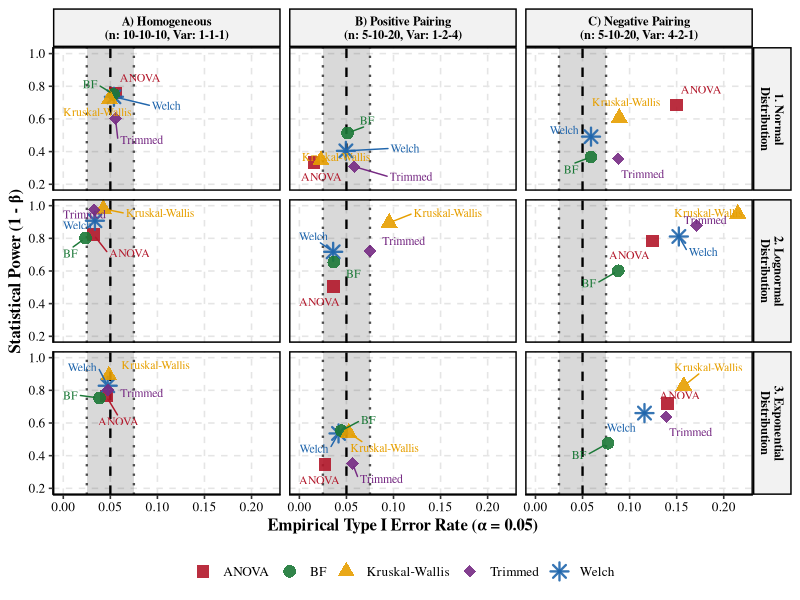

Source code (R):
# ==============================================================================
# FIGURE 1: 3x3 MATRIX PLOT FOR SIZE-POWER TRADE-OFF
# ==============================================================================

library(ggplot2)
library(ggrepel)

# Master Data Frame combining all data (with English Titles)
df_multi <- data.frame(
  Test = rep(rep(c("ANOVA", "Welch", "BF", "Kruskal-Wallis", "Trimmed"), 3), 3),
  
  # Distributions (Rows) - Long texts split into two lines with \n
  Distribution = factor(rep(c("1. Normal\nDistribution", 
                              "2. Lognormal\nDistribution", 
                              "3. Exponential\nDistribution"), each = 15)),
  
  # Scenarios (Columns)
  Scenario = factor(rep(rep(c("A) Homogeneous\n(n: 10-10-10, Var: 1-1-1)", 
                              "B) Positive Pairing\n(n: 5-10-20, Var: 1-2-4)", 
                              "C) Negative Pairing\n(n: 5-10-20, Var: 4-2-1)"), each = 5), 3)),
  
  Type1_Error = c(
    # --- NORMAL DISTRIBUTION ---
    0.0558, 0.0538, 0.0535, 0.0492, 0.0554,  # A (Homogeneous)
    0.0156, 0.0494, 0.0512, 0.0229, 0.0583,  # B (Positive Pairing)
    0.1501, 0.0590, 0.0589, 0.0890, 0.0879,  # C (Negative Pairing)
    
    # --- LOGNORMAL DISTRIBUTION ---
    0.0320, 0.0336, 0.0235, 0.0425, 0.0330,  # A (Homogeneous)
    0.0359, 0.0359, 0.0366, 0.0954, 0.0749,  # B (Positive Pairing)
    0.1241, 0.1523, 0.0879, 0.2150, 0.1712,  # C (Negative Pairing)
    
    # --- EXPONENTIAL DISTRIBUTION ---
    0.0456, 0.0472, 0.0384, 0.0485, 0.0476,  # A (Homogeneous)
    0.0271, 0.0416, 0.0445, 0.0523, 0.0565,  # B (Positive Pairing)
    0.1402, 0.1158, 0.0770, 0.1576, 0.1389   # C (Negative Pairing)
  ),
  
  Power = c(
    # --- NORMAL DISTRIBUTION ---
    0.7581, 0.7357, 0.7503, 0.7228, 0.6036,
    0.3342, 0.4046, 0.5141, 0.3476, 0.3081,
    0.6855, 0.4916, 0.3669, 0.6074, 0.3567,
    
    # --- LOGNORMAL DISTRIBUTION ---
    0.8232, 0.9077, 0.8019, 0.9803, 0.9743,
    0.5064, 0.7174, 0.6541, 0.8952, 0.7211,
    0.7834, 0.8112, 0.6010, 0.9509, 0.8775,
    
    # --- EXPONENTIAL DISTRIBUTION ---
    0.7647, 0.8282, 0.7528, 0.8909, 0.8013,
    0.3438, 0.5361, 0.5531, 0.5411, 0.3515,
    0.7201, 0.6607, 0.4762, 0.8275, 0.6385
  )
)

# Plotting the Graph (3x3 Matrix)
p = ggplot(df_multi, aes(x = Type1_Error, y = Power, color = Test, shape = Test)) +
  
  # Bradley's Robustness Interval (Gray Area) - xmax 0.22
  annotate("rect", xmin = 0.025, xmax = 0.075, ymin = -Inf, ymax = Inf, alpha = 0.15, fill = "black") +
  geom_vline(xintercept = c(0.025, 0.075), linetype = "dotted", color = "gray30", linewidth = 0.8) +
  geom_vline(xintercept = 0.05, linetype = "dashed", color = "black", linewidth = 0.8) +
  
  # Points and Labels
  geom_point(size = 3.5, stroke = 1.2, alpha = 0.9) +
  geom_text_repel(aes(label = Test), size = 3, box.padding = 0.5, 
                  point.padding = 0.3, show.legend = FALSE, family = "serif") +
  
  # 3x3 MATRIX STRUCTURE
  facet_grid(Distribution ~ Scenario) +
  
  # Axis Settings
  scale_x_continuous(breaks = seq(0, 0.20, by = 0.05), limits = c(0, 0.22)) +
  scale_y_continuous(breaks = seq(0, 1, by = 0.20), limits = c(0.2, 1.0)) +
  
  # Colors and Shapes
  scale_color_manual(values = c("ANOVA" = "#B2182B", 
                                "Kruskal-Wallis" = "#E69F00",
                                "Welch" = "#2166AC", 
                                "BF" = "#1B7837", 
                                "Trimmed" = "#762A83")) +
  scale_shape_manual(values = c(15, 16, 17, 18, 8)) +
  
  # English Axis Labels
  labs(
    x = "Empirical Type I Error Rate (\u03B1 = 0.05)",
    y = "Statistical Power (1 - \u03B2)"
  ) +
  
  # Academic Theme
  theme_classic(base_size = 12, base_family = "serif") +
  theme(
    strip.background = element_rect(fill = "gray95", color = "black", linewidth = 1),
    # Font size reduced from 10 to 9 to fit perfectly into the boxes
    strip.text = element_text(face = "bold", size = 9, color = "black"), 
    panel.border = element_rect(color = "black", fill = NA, linewidth = 1),
    panel.grid.major = element_line(color = "gray90", linetype = "dashed"),
    legend.position = "bottom",
    legend.title = element_blank(),
    axis.text = element_text(color = "black"),
    axis.title = element_text(face = "bold")
  )

ggsave(filename = "Figure_1.tiff", 
       plot = p, 
       width = 10,          # Width (inches) - Ideal for 3 columns
       height = 8,          # Height (inches) - Ideal for 3 rows
       units = "in",        # Unit of measurement (inches)
       dpi = 600,           # High resolution requested by journals (300 or 600)
       compression = "lzw"  # Compression that reduces file size without degrading image quality
)
